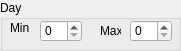
    <widget class="QGroupBox" name="dayGroupBox">
     <property name="geometry">
      <rect>
       <x>10</x>
       <y>40</y>
       <width>181</width>
       <height>51</height>
      </rect>
     </property>
     <property name="title">
      <string>Day</string>
     </property>
     <widget class="QSpinBox" name="minDaySpinbox">
      <property name="geometry">
       <rect>
        <x>40</x>
        <y>20</y>
        <width>42</width>
        <height>22</height>
       </rect>
      </property>
      <property name="maximum">
       <number>31</number>
      </property>
     </widget>
     <widget class="QLabel" name="minLabel">
      <property name="geometry">
       <rect>
        <x>10</x>
        <y>20</y>
        <width>21</width>
        <height>16</height>
       </rect>
      </property>
      <property name="text">
       <string>Min</string>
      </property>
     </widget>
     <widget class="QLabel" name="maxLabel">
      <property name="geometry">
       <rect>
        <x>100</x>
        <y>20</y>
        <width>21</width>
        <height>21</height>
       </rect>
      </property>
      <property name="text">
       <string>Max</string>
      </property>
     </widget>
     <widget class="QSpinBox" name="maxDaySpinbox">
      <property name="geometry">
       <rect>
        <x>130</x>
        <y>20</y>
        <width>42</width>
        <height>22</height>
       </rect>
      </property>
      <property name="maximum">
       <number>31</number>
      </property>
     </widget>
    </widget>
